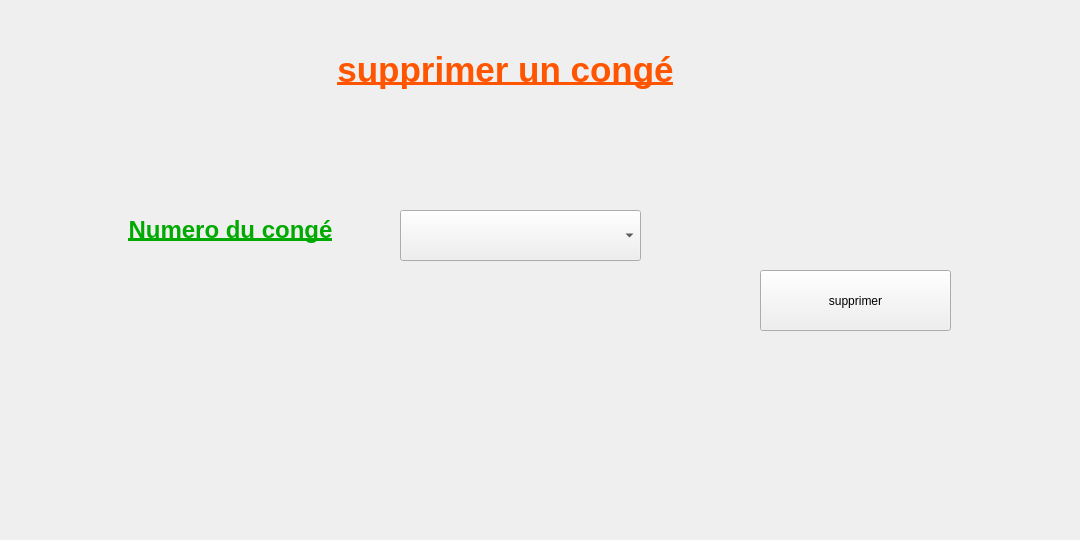
     <widget class="QWidget" name="tab_5">
      <attribute name="title">
       <string>supprimer congé</string>
      </attribute>
      <widget class="QLabel" name="label_17">
       <property name="geometry">
        <rect>
         <x>50</x>
         <y>200</y>
         <width>361</width>
         <height>61</height>
        </rect>
       </property>
       <property name="text">
        <string>&lt;html&gt;&lt;head/&gt;&lt;body&gt;&lt;p align=&quot;center&quot;&gt;&lt;span style=&quot; font-size:18pt; font-weight:600; text-decoration: underline; color:#00aa00;&quot;&gt;Numero du congé&lt;/span&gt;&lt;/p&gt;&lt;/body&gt;&lt;/html&gt;</string>
       </property>
      </widget>
      <widget class="QPushButton" name="pb_suppc">
       <property name="geometry">
        <rect>
         <x>760</x>
         <y>270</y>
         <width>191</width>
         <height>61</height>
        </rect>
       </property>
       <property name="styleSheet">
        <string notr="true">font: 12pt &quot;MS Shell Dlg 2&quot;;</string>
       </property>
       <property name="text">
        <string>supprimer</string>
       </property>
      </widget>
      <widget class="QLabel" name="label_18">
       <property name="geometry">
        <rect>
         <x>250</x>
         <y>50</y>
         <width>511</width>
         <height>81</height>
        </rect>
       </property>
       <property name="text">
        <string>&lt;html&gt;&lt;head/&gt;&lt;body&gt;&lt;p align=&quot;center&quot;&gt;&lt;span style=&quot; font-size:26pt; font-weight:600; text-decoration: underline; color:#ff5500;&quot;&gt;supprimer un congé&lt;/span&gt;&lt;/p&gt;&lt;p align=&quot;center&quot;&gt;&lt;span style=&quot; color:#ff5500;&quot;&gt;&lt;br/&gt;&lt;/span&gt;&lt;/p&gt;&lt;/body&gt;&lt;/html&gt;</string>
       </property>
      </widget>
      <widget class="QComboBox" name="comboBox_suppC">
       <property name="geometry">
        <rect>
         <x>400</x>
         <y>210</y>
         <width>241</width>
         <height>51</height>
        </rect>
       </property>
      </widget>
      <widget class="QLabel" name="label_40">
       <property name="geometry">
        <rect>
         <x>0</x>
         <y>0</y>
         <width>1071</width>
         <height>531</height>
        </rect>
       </property>
       <property name="styleSheet">
        <string notr="true"> 
 
background-image: url(:/image/pic.jpg);</string>
       </property>
       <property name="text">
        <string/>
       </property>
      </widget>
      <widget class="QLabel" name="label_41">
       <property name="geometry">
        <rect>
         <x>10</x>
         <y>10</y>
         <width>61</width>
         <height>61</height>
        </rect>
       </property>
       <property name="styleSheet">
        <string notr="true"> 
image: url(:/image/logo (1) (1) (1).png);</string>
       </property>
       <property name="text">
        <string/>
       </property>
      </widget>
      <widget class="QLabel" name="label_51">
       <property name="geometry">
        <rect>
         <x>370</x>
         <y>380</y>
         <width>301</width>
         <height>131</height>
        </rect>
       </property>
       <property name="styleSheet">
        <string notr="true">image: url(:/image/image/kindergarten-png-transparent-images-pictures-photos-png-arts-kindergarten-png-images-602_312.png);</string>
       </property>
       <property name="text">
        <string/>
       </property>
      </widget>
      <zorder>label_40</zorder>
      <zorder>label_17</zorder>
      <zorder>pb_suppc</zorder>
      <zorder>label_18</zorder>
      <zorder>comboBox_suppC</zorder>
      <zorder>label_41</zorder>
      <zorder>label_51</zorder>
     </widget>
